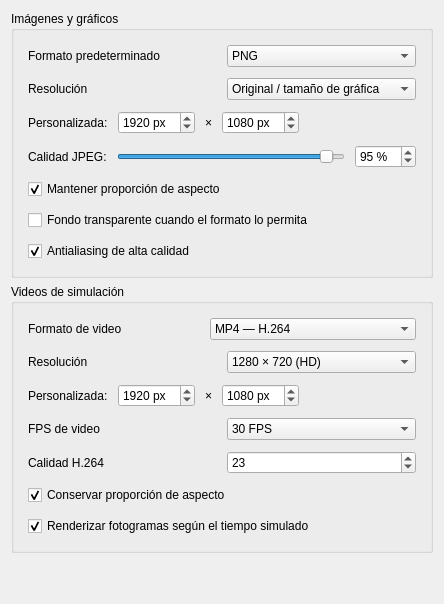
        <widget class="QWidget" name="tab_5">
         <attribute name="title">
          <string>Exportación</string>
         </attribute>
         <layout class="QGridLayout" name="gridLayout_10">
          <item row="1" column="0">
           <widget class="QGroupBox" name="groupVideo">
            <property name="title">
             <string>Videos de simulación</string>
            </property>
            <layout class="QVBoxLayout" name="groupVideoLayout">
             <property name="spacing">
              <number>11</number>
             </property>
             <property name="leftMargin">
              <number>14</number>
             </property>
             <property name="topMargin">
              <number>14</number>
             </property>
             <property name="rightMargin">
              <number>14</number>
             </property>
             <property name="bottomMargin">
              <number>14</number>
             </property>
             <item>
              <layout class="QHBoxLayout" name="comboFormatoVideoRow">
               <property name="spacing">
                <number>10</number>
               </property>
               <property name="leftMargin">
                <number>0</number>
               </property>
               <property name="topMargin">
                <number>0</number>
               </property>
               <property name="rightMargin">
                <number>0</number>
               </property>
               <property name="bottomMargin">
                <number>0</number>
               </property>
               <item>
                <widget class="QLabel" name="comboFormatoVideoLabel">
                 <property name="minimumSize">
                  <size>
                   <width>172</width>
                   <height>0</height>
                  </size>
                 </property>
                 <property name="text">
                  <string>Formato de video</string>
                 </property>
                </widget>
               </item>
               <item>
                <widget class="QComboBox" name="comboFormatoVideo">
                 <property name="currentIndex">
                  <number>0</number>
                 </property>
                 <item>
                  <property name="text">
                   <string>MP4 — H.264</string>
                  </property>
                 </item>
                 <item>
                  <property name="text">
                   <string>WebM — VP9 (por implementar)</string>
                  </property>
                 </item>
                </widget>
               </item>
              </layout>
             </item>
             <item>
              <layout class="QHBoxLayout" name="comboResolucionVideoRow">
               <property name="spacing">
                <number>10</number>
               </property>
               <property name="leftMargin">
                <number>0</number>
               </property>
               <property name="topMargin">
                <number>0</number>
               </property>
               <property name="rightMargin">
                <number>0</number>
               </property>
               <property name="bottomMargin">
                <number>0</number>
               </property>
               <item>
                <widget class="QLabel" name="comboResolucionVideoLabel">
                 <property name="minimumSize">
                  <size>
                   <width>172</width>
                   <height>0</height>
                  </size>
                 </property>
                 <property name="text">
                  <string>Resolución</string>
                 </property>
                </widget>
               </item>
              <item><widget class="QComboBox" name="comboResolucionVideo"><item><property name="text"><string>1280 × 720 (HD)</string></property></item><item><property name="text"><string>1920 × 1080 (Full HD)</string></property></item><item><property name="text"><string>2560 × 1440 (QHD)</string></property></item><item><property name="text"><string>3840 × 2160 (4K)</string></property></item><item><property name="text"><string>Personalizada</string></property></item></widget></item></layout>
             </item>
             <item>
              <layout class="QHBoxLayout" name="layoutVideoDims">
               <property name="spacing">
                <number>10</number>
               </property>
               <property name="leftMargin">
                <number>0</number>
               </property>
               <property name="topMargin">
                <number>0</number>
               </property>
               <property name="rightMargin">
                <number>0</number>
               </property>
               <property name="bottomMargin">
                <number>0</number>
               </property>
               <item>
                <widget class="QLabel" name="lblVidDims">
                 <property name="text">
                  <string>Personalizada:</string>
                 </property>
                 <property name="wordWrap">
                  <bool>true</bool>
                 </property>
                </widget>
               </item>
               <item>
                <widget class="QSpinBox" name="spinVidAncho">
                 <property name="suffix">
                  <string> px</string>
                 </property>
                 <property name="minimum">
                  <number>100</number>
                 </property>
                 <property name="maximum">
                  <number>16384</number>
                 </property>
                 <property name="singleStep">
                  <number>10</number>
                 </property>
                 <property name="value">
                  <number>1920</number>
                 </property>
                </widget>
               </item>
               <item>
                <widget class="QLabel" name="lblVidX">
                 <property name="text">
                  <string>×</string>
                 </property>
                </widget>
               </item>
               <item>
                <widget class="QSpinBox" name="spinVidAlto">
                 <property name="suffix">
                  <string> px</string>
                 </property>
                 <property name="minimum">
                  <number>100</number>
                 </property>
                 <property name="maximum">
                  <number>16384</number>
                 </property>
                 <property name="singleStep">
                  <number>10</number>
                 </property>
                 <property name="value">
                  <number>1080</number>
                 </property>
                </widget>
               </item>
               <item>
                <spacer name="vidDimsSpace">
                 <property name="orientation">
                  <enum>Qt::Orientation::Horizontal</enum>
                 </property>
                 <property name="sizeHint" stdset="0">
                  <size>
                   <width>20</width>
                   <height>20</height>
                  </size>
                 </property>
                </spacer>
               </item>
              </layout>
             </item>
             <item>
              <layout class="QHBoxLayout" name="comboFPSVideoRow">
               <property name="spacing">
                <number>10</number>
               </property>
               <property name="leftMargin">
                <number>0</number>
               </property>
               <property name="topMargin">
                <number>0</number>
               </property>
               <property name="rightMargin">
                <number>0</number>
               </property>
               <property name="bottomMargin">
                <number>0</number>
               </property>
               <item>
                <widget class="QLabel" name="comboFPSVideoLabel">
                 <property name="minimumSize">
                  <size>
                   <width>172</width>
                   <height>0</height>
                  </size>
                 </property>
                 <property name="text">
                  <string>FPS de video</string>
                 </property>
                </widget>
               </item>
              <item><widget class="QComboBox" name="comboFPSVideo"><item><property name="text"><string>24 FPS</string></property></item><item><property name="text"><string>30 FPS</string></property></item><item><property name="text"><string>60 FPS</string></property></item><item><property name="text"><string>120 FPS</string></property></item><property name="currentIndex"><number>1</number></property></widget></item></layout>
             </item>
             <item>
              <layout class="QHBoxLayout" name="comboCRFVideoRow">
               <property name="spacing">
                <number>10</number>
               </property>
               <property name="leftMargin">
                <number>0</number>
               </property>
               <property name="topMargin">
                <number>0</number>
               </property>
               <property name="rightMargin">
                <number>0</number>
               </property>
               <property name="bottomMargin">
                <number>0</number>
               </property>
               <item>
                <widget class="QLabel" name="comboCRFVideoLabel">
                 <property name="minimumSize">
                  <size>
                   <width>172</width>
                   <height>0</height>
                  </size>
                 </property>
                 <property name="text">
                  <string>Calidad H.264</string>
                 </property>
                </widget>
               </item>
              <item><widget class="QSpinBox" name="spinCRFVideo"><property name="minimum"><number>0</number></property><property name="maximum"><number>51</number></property><property name="value"><number>23</number></property></widget></item></layout>
             </item>
             <item>
              <widget class="QCheckBox" name="chkRelacionVideo">
               <property name="enabled">
                <bool>true</bool>
               </property>
               <property name="text">
                <string>Conservar proporción de aspecto</string>
               </property>
               <property name="checked">
                <bool>true</bool>
               </property>
              </widget>
             </item>
             <item>
              <widget class="QCheckBox" name="chkVideoDeterminista">
               <property name="enabled">
                <bool>true</bool>
               </property>
               <property name="text">
                <string>Renderizar fotogramas según el tiempo simulado</string>
               </property>
               <property name="checked">
                <bool>true</bool>
               </property>
              </widget>
             </item>
            </layout>
           </widget>
          </item>
          <item row="0" column="0">
           <widget class="QGroupBox" name="groupImagen">
            <property name="title">
             <string>Imágenes y gráficos</string>
            </property>
            <layout class="QVBoxLayout" name="groupImagenLayout">
             <property name="spacing">
              <number>11</number>
             </property>
             <property name="leftMargin">
              <number>14</number>
             </property>
             <property name="topMargin">
              <number>14</number>
             </property>
             <property name="rightMargin">
              <number>14</number>
             </property>
             <property name="bottomMargin">
              <number>14</number>
             </property>
             <item>
              <layout class="QHBoxLayout" name="comboFormatoImagenRow">
               <property name="spacing">
                <number>10</number>
               </property>
               <property name="leftMargin">
                <number>0</number>
               </property>
               <property name="topMargin">
                <number>0</number>
               </property>
               <property name="rightMargin">
                <number>0</number>
               </property>
               <property name="bottomMargin">
                <number>0</number>
               </property>
               <item>
                <widget class="QLabel" name="comboFormatoImagenLabel">
                 <property name="minimumSize">
                  <size>
                   <width>172</width>
                   <height>0</height>
                  </size>
                 </property>
                 <property name="text">
                  <string>Formato predeterminado</string>
                 </property>
                </widget>
               </item>
               <item>
                <widget class="QComboBox" name="comboFormatoImagen">
                 <property name="currentIndex">
                  <number>0</number>
                 </property>
                 <item>
                  <property name="text">
                   <string>PNG</string>
                  </property>
                 </item>
                 <item>
                  <property name="text">
                   <string>JPEG</string>
                  </property>
                 </item>
                 <item>
                  <property name="text">
                   <string>SVG</string>
                  </property>
                 </item>
                 <item>
                  <property name="text">
                   <string>PDF</string>
                  </property>
                 </item>
                </widget>
               </item>
              </layout>
             </item>
             <item>
              <layout class="QHBoxLayout" name="comboResolucionImagenRow">
               <property name="spacing">
                <number>10</number>
               </property>
               <property name="leftMargin">
                <number>0</number>
               </property>
               <property name="topMargin">
                <number>0</number>
               </property>
               <property name="rightMargin">
                <number>0</number>
               </property>
               <property name="bottomMargin">
                <number>0</number>
               </property>
               <item>
                <widget class="QLabel" name="comboResolucionImagenLabel">
                 <property name="minimumSize">
                  <size>
                   <width>172</width>
                   <height>0</height>
                  </size>
                 </property>
                 <property name="text">
                  <string>Resolución</string>
                 </property>
                </widget>
               </item>
               <item>
                <widget class="QComboBox" name="comboResolucionImagen">
                 <property name="currentIndex">
                  <number>0</number>
                 </property>
                 <item>
                  <property name="text">
                   <string>Original / tamaño de gráfica</string>
                  </property>
                 </item>
                 <item>
                  <property name="text">
                   <string>1920 × 1080 (Full HD)</string>
                  </property>
                 </item>
                 <item>
                  <property name="text">
                   <string>2560 × 1440 (QHD)</string>
                  </property>
                 </item>
                 <item>
                  <property name="text">
                   <string>3840 × 2160 (4K)</string>
                  </property>
                 </item>
                 <item>
                  <property name="text">
                   <string>Personalizada</string>
                  </property>
                 </item>
                </widget>
               </item>
              </layout>
             </item>
             <item>
              <layout class="QHBoxLayout" name="layoutImagenDims">
               <property name="spacing">
                <number>10</number>
               </property>
               <property name="leftMargin">
                <number>0</number>
               </property>
               <property name="topMargin">
                <number>0</number>
               </property>
               <property name="rightMargin">
                <number>0</number>
               </property>
               <property name="bottomMargin">
                <number>0</number>
               </property>
               <item>
                <widget class="QLabel" name="lblImgDims">
                 <property name="text">
                  <string>Personalizada:</string>
                 </property>
                 <property name="wordWrap">
                  <bool>true</bool>
                 </property>
                </widget>
               </item>
               <item>
                <widget class="QSpinBox" name="spinImgAncho">
                 <property name="suffix">
                  <string> px</string>
                 </property>
                 <property name="minimum">
                  <number>100</number>
                 </property>
                 <property name="maximum">
                  <number>16384</number>
                 </property>
                 <property name="singleStep">
                  <number>10</number>
                 </property>
                 <property name="value">
                  <number>1920</number>
                 </property>
                </widget>
               </item>
               <item>
                <widget class="QLabel" name="lblPor">
                 <property name="text">
                  <string>×</string>
                 </property>
                </widget>
               </item>
               <item>
                <widget class="QSpinBox" name="spinImgAlto">
                 <property name="suffix">
                  <string> px</string>
                 </property>
                 <property name="minimum">
                  <number>100</number>
                 </property>
                 <property name="maximum">
                  <number>16384</number>
                 </property>
                 <property name="singleStep">
                  <number>10</number>
                 </property>
                 <property name="value">
                  <number>1080</number>
                 </property>
                </widget>
               </item>
               <item>
                <spacer name="imgDimsSpace">
                 <property name="orientation">
                  <enum>Qt::Orientation::Horizontal</enum>
                 </property>
                 <property name="sizeHint" stdset="0">
                  <size>
                   <width>20</width>
                   <height>20</height>
                  </size>
                 </property>
                </spacer>
               </item>
              </layout>
             </item>
             <item>
              <layout class="QHBoxLayout" name="layoutJpeg">
               <property name="spacing">
                <number>10</number>
               </property>
               <property name="leftMargin">
                <number>0</number>
               </property>
               <property name="topMargin">
                <number>0</number>
               </property>
               <property name="rightMargin">
                <number>0</number>
               </property>
               <property name="bottomMargin">
                <number>0</number>
               </property>
               <item>
                <widget class="QLabel" name="lblJpeg">
                 <property name="text">
                  <string>Calidad JPEG:</string>
                 </property>
                 <property name="wordWrap">
                  <bool>true</bool>
                 </property>
                </widget>
               </item>
               <item>
                <widget class="QSlider" name="sliderJpeg">
                 <property name="minimum">
                  <number>1</number>
                 </property>
                 <property name="maximum">
                  <number>100</number>
                 </property>
                 <property name="value">
                  <number>95</number>
                 </property>
                 <property name="orientation">
                  <enum>Qt::Orientation::Horizontal</enum>
                 </property>
                </widget>
               </item>
               <item>
                <widget class="QSpinBox" name="spinJpeg">
                 <property name="suffix">
                  <string> %</string>
                 </property>
                 <property name="minimum">
                  <number>1</number>
                 </property>
                 <property name="maximum">
                  <number>100</number>
                 </property>
                 <property name="singleStep">
                  <number>1</number>
                 </property>
                 <property name="value">
                  <number>95</number>
                 </property>
                </widget>
               </item>
              </layout>
             </item>
             <item>
              <widget class="QCheckBox" name="chkMantenerAspectoImagen">
               <property name="enabled">
                <bool>true</bool>
               </property>
               <property name="text">
                <string>Mantener proporción de aspecto</string>
               </property>
               <property name="checked">
                <bool>true</bool>
               </property>
              </widget>
             </item>
             <item>
              <widget class="QCheckBox" name="chkFondoTransparente">
               <property name="enabled">
                <bool>true</bool>
               </property>
               <property name="text">
                <string>Fondo transparente cuando el formato lo permita</string>
               </property>
               <property name="checked">
                <bool>false</bool>
               </property>
              </widget>
             </item>
             <item>
              <widget class="QCheckBox" name="chkAntialiasExport">
               <property name="enabled">
                <bool>true</bool>
               </property>
               <property name="text">
                <string>Antialiasing de alta calidad</string>
               </property>
               <property name="checked">
                <bool>true</bool>
               </property>
              </widget>
             </item>
            </layout>
           </widget>
          </item>
          <item row="2" column="0">
           <spacer name="verticalSpacer_3">
            <property name="orientation">
             <enum>Qt::Orientation::Vertical</enum>
            </property>
            <property name="sizeHint" stdset="0">
             <size>
              <width>20</width>
              <height>40</height>
             </size>
            </property>
           </spacer>
          </item>
         </layout>
        </widget>
